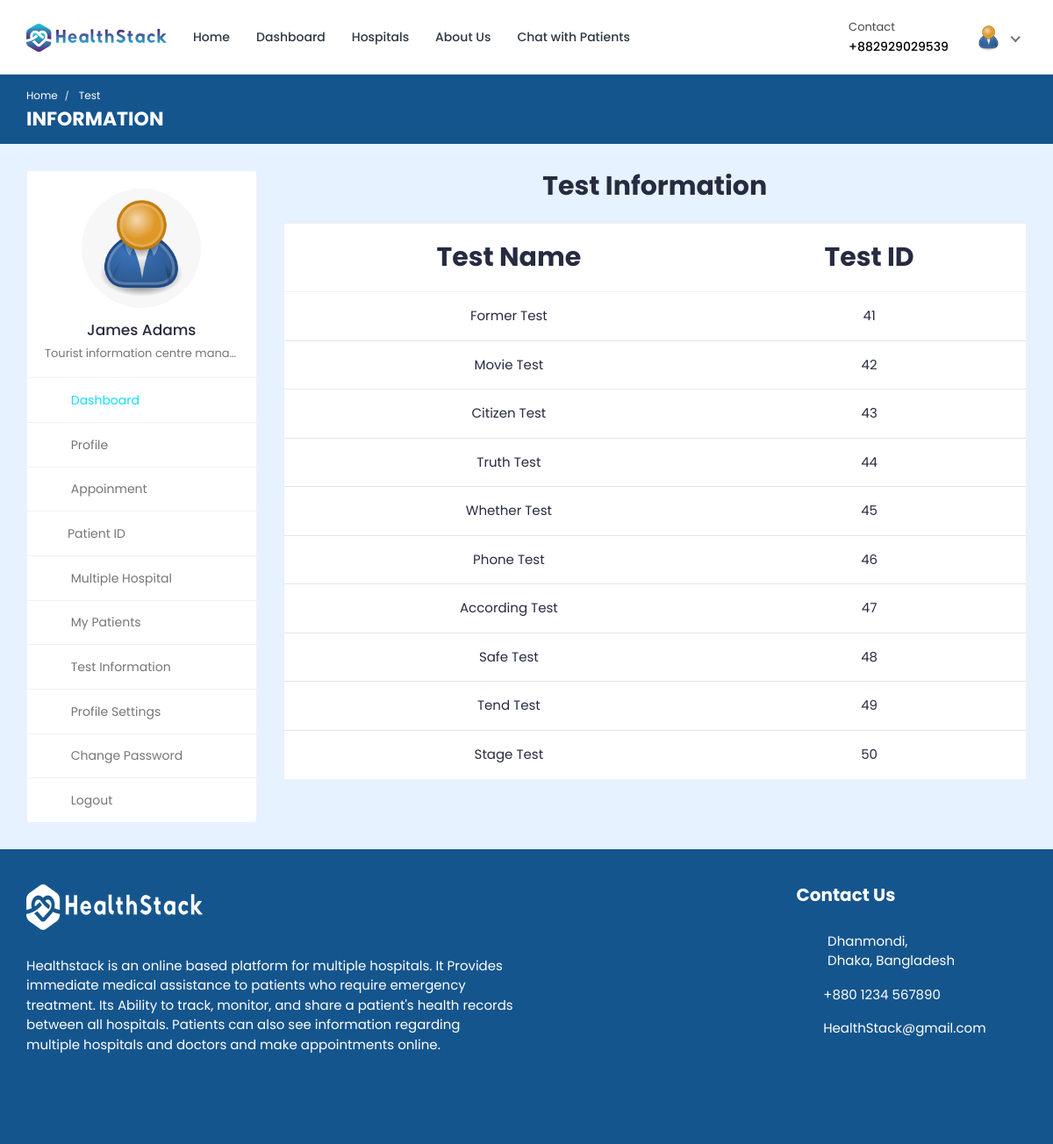
The page /doctor/doctor-test-list/ (signed in) on the database its author committed.
### doctor/models.py (models this page shows, shortened)
class Doctor_Information(models.Model):
    DOCTOR_TYPE = (
        ('Cardiologists', 'Cardiologists'),
        ('Neurologists', 'Neurologists'),
        ('Pediatricians', 'Pediatricians'),
        ('Physiatrists', 'Physiatrists'),
        ('Dermatologists', 'Dermatologists'),
    )
    doctor_id = models.AutoField(primary_key=True)
    user = models.OneToOneField(User, on_delete=models.CASCADE, null=True, blank=True, related_name='profile')
    name = models.CharField(max_length=200, null=True, blank=True)
    username = models.CharField(max_length=200, null=True, blank=True)
    gender = models.CharField(max_length=200, null=True, blank=True)
    description = models.TextField(max_length=1000, null=True, blank=True)
    department = models.CharField(max_length=200, choices=DOCTOR_TYPE, null=True, blank=True)
    department_name = models.ForeignKey(hospital_department, on_delete=models.SET_NULL, null=True, blank=True)
    specialization = models.ForeignKey(specialization, on_delete=models.SET_NULL, null=True, blank=True)
    featured_image = models.ImageField(upload_to='doctors/', default='doctors/user-default.png', null=True, blank=True)
    certificate_image = models.ImageField(upload_to='doctors_certificate/', default='doctors_certificate/default.png', null=True, blank=True)
    email = models.EmailField(max_length=200, null=True, blank=True)
    phone_number = models.CharField(max_length=200, null=True, blank=True)
    nid = models.CharField(max_length=200, null=True, blank=True)
    visiting_hour = models.CharField(max_length=200, null=True, blank=True)
    consultation_fee = models.IntegerField(null=True, blank=True)
    report_fee = models.IntegerField(null=True, blank=True)
    dob = models.CharField(max_length=200, null=True, blank=True)
    latitude = models.DecimalField(max_digits=9, decimal_places=6, null=True, blank=True)
    longitude = models.DecimalField(max_digits=9, decimal_places=6, null=True, blank=True)
    is_marketplace_active = models.BooleanField(default=False)
    home_visit_available = models.BooleanField(default=False)
    online_consultation_available = models.BooleanField(default=True)
    instant_booking_available = models.BooleanField(default=False)
    service_radius = models.IntegerField(default=10)  # in kilometers
    home_visit_fee = models.IntegerField(null=True, blank=True)
    online_consultation_fee = models.IntegerField(null=True, blank=True)
    average_response_time = models.IntegerField(default=30)  # in minutes
    marketplace_rating = models.DecimalField(max_digits=3, decimal_places=2, default=5.0)
    total_marketplace_reviews = models.IntegerField(default=0)
    total_consultations = models.IntegerField(default=0)
    institute = models.CharField(max_length=200, null=True, blank=True)
    degree = models.CharField(max_length=200, null=True, blank=True)
    completion_year = models.CharField(max_length=200, null=True, blank=True)
    work_place = models.CharField(max_length=200, null=True, blank=True)
    designation = models.CharField(max_length=200, null=True, blank=True)
    start_year = models.CharField(max_length=200, null=True, blank=True)
    end_year = models.CharField(max_length=200, null=True, blank=True)
    register_status =  models.CharField(max_length=200, null=True, blank=True)
    hospital_name = models.ForeignKey(Hospital_Information, on_delete=models.SET_NULL, null=True, blank=True)

### hospital_admin/models.py (models this page shows, shortened)
class specialization(models.Model):
    specialization_id = models.AutoField(primary_key=True)
    specialization_name = models.CharField(max_length=200, null=True, blank=True)
    hospital = models.ForeignKey(Hospital_Information, on_delete=models.CASCADE, null=True, blank=True)

class Test_Information(models.Model):
    test_id = models.AutoField(primary_key=True)
    test_name = models.CharField(max_length=200, null=True, blank=True)
    test_price = models.CharField(max_length=200, null=True, blank=True)

### doctor/views.py (the view)
# urls.py: path('doctor-test-list/', views.doctor_test_list, name='doctor-test-list'),
@csrf_exempt
@login_required(login_url="unified-login")
def doctor_test_list(request):
    if request.user.is_authenticated and request.user.is_doctor:
        doctor = Doctor_Information.objects.get(user=request.user)
        tests = Test_Information.objects.all
        context = {'doctor': doctor, 'tests': tests}
        return render(request, 'doctor-test-list.html', context)
    elif request.user.is_authenticated and request.user.is_patient:
        patient = Patient.objects.get(user=request.user)
        tests = Test_Information.objects.all
        context = {'patient': patient, 'tests': tests}
        return render(request, 'doctor-test-list.html', context)
    else:
        logout(request)
        messages.info(request, 'Not Authorized')
        return render(request, 'doctor-login.html')

### templates/doctor-test-list.html (shortened to what this page needs)
{% load static %}
<!DOCTYPE html>
<html lang="en">
  <head>
    <link
      rel="stylesheet"
      href="{% static 'HealthStack-System/css/Normal/bootstrap.min.css' %}"
    />
    <link
      rel="stylesheet"
      href="{% static 'HealthStack-System/plugins/Normal/fontawesome/css/fontawesome.min.css' %}"
    />
    <link
      rel="stylesheet"
      href="{% static 'HealthStack-System/plugins/Normal/fontawesome/css/all.min.css' %}"
    />
    <link
      rel="stylesheet"
      href="{% static 'HealthStack-System/css/Normal/style.css' %}"
    />
  </head>
  <body>
  {% if user.is_authenticated %}
    <div class="main-wrapper">
      <header class="header">
				{% if user.is_authenticated and user.is_doctor %}
				{% include 'doctor-navbar.html' %}
				{% endif %}
      </header>
      <div class="breadcrumb-bar">
        <div class="container-fluid">
          <div class="row align-items-center">
            <div class="col-md-12 col-12">
              <nav aria-label="breadcrumb" class="page-breadcrumb">
                <ol class="breadcrumb">
									{% if user.is_authenticated and user.is_doctor %}
									<li class="breadcrumb-item"><a href="{% url 'doctor-dashboard' %}">Home</a></li>
									{% endif %}
                  <li class="breadcrumb-item active" aria-current="page">
                    Test
                  </li>
                </ol>
              </nav>
              <h2 class="breadcrumb-title">INFORMATION</h2>
            </div>
          </div>
        </div>
      </div>
      <div class="content">
        <div class="container-fluid">
          <div class="row">
            <div class="col-md-5 col-lg-4 col-xl-3 theiaStickySidebar">
              <div>
								{% if user.is_authenticated and user.is_doctor %}
								{% include 'doctor-sidebar.html' %}
								{% endif %}
              </div>
            </div>
            <div class="col-md-7 col-lg-8 col-xl-9">
              <div class="row">
                <div class="col-md-12">
                  <h2 class="mb-4 text-center"><b>Test Information</b></h2>
                  <div class="appointment-tab">
                      <div class="tab-pane" id="today-appointments">
                        <div class="card card-table mb-0">
                          <div class="card-body">
                            <div class="table-responsive">
                              <table
                                class="table table-hover table-center mb-0 text-center"
                              >
                                <thead style="font-size: 30px;">
                                  <tr>
                                    <th>Test Name</th>
                                    <th>Test ID</th>
                                  </tr>
                                </thead>
                                <tbody>
                                  {% for t in tests %}
                                  <tr>
                                    <td> {{t.test_name}}</td>
                                    <td>{{t.test_id}}</td>
                                  </tr>
                                  {% endfor %}
                                </tbody>
                              </table>
                            </div>
                          </div>
                        </div>
                      </div>
                    </div>
                  </div>
                </div>
              </div>
            </div>
          </div>
        </div>
      </div>
      {% include 'footer.html' %}
  {% else %}
  <p> You are not logged in </p>
  {% endif %}
  </body>
</html>

### templates/doctor-navbar.html (shortened to what this page needs)
{% load static %}
<nav class="navbar navbar-expand-lg header-nav">
  <div class="navbar-header">
    <a href="{% url 'hospital_home'%}" class="navbar-brand logo">
      <img
        src="{% static 'HealthStack-System/images/Normal/logo.jpg' %}"
        class="img-fluid"
        alt="Logo"
      />
    </a>
  </div>
  <div class="main-menu-wrapper">
    <ul class="main-nav">
      <li>
        <a href="{% url 'hospital_home'%}">Home</a>
      </li>
      <li>
        <a href="{% url 'doctor-dashboard'%}">Dashboard</a>
      </li>
      <li><a href="{% url 'multiple-hospital' %}" style="text-decoration: none;">Hospitals</a></li>
      <li>
        <a href="{% url 'about-us'%}">About Us</a>
      </li>
      <li>
        <a href="{% url 'chat-home' pk=user.id %}">Chat with Patients</a>
      </li>
    </ul>
  </div>
  <ul class="nav header-navbar-rht">
    <li class="nav-item contact-item">
      <div class="header-contact-img">
        <i class="far fa-hospital"></i>
      </div>
      <div class="header-contact-detail">
        <p class="contact-header">Contact</p>
        <p class="contact-info-header">+88{{doctor.phone_number}}</p>
      </div>
    </li>
    <li class="nav-item dropdown has-arrow logged-item">
      <a href="#" class="dropdown-toggle nav-link" data-toggle="dropdown">
        <span class="user-img">
          <img
            class="rounded-circle"
            src="{{ doctor.featured_image.url }}"
            width="31"
            alt="Darren Elder"
          />
        </span>
      </a>
    </li>
  </ul>
</nav>

### templates/doctor-sidebar.html (shortened to what this page needs)
{% load static %}
<div class="profile-sidebar">
  <div class="widget-profile pro-widget-content">
    <div class="profile-info-widget">
      <a href="#" class="booking-doc-img">
        <img
          src="{{ doctor.featured_image.url }}"
          alt="User Image"
        />
      </a>
      <div class="profile-det-info">
        <h3>{{ doctor.name }}</h3>
        <div class="patient-details">
          <h5 class="mb-0">{{doctor.specialization.specialization_name}}</h5>
        </div>
      </div>
    </div>
  </div>
  <div class="dashboard-widget">
    <nav class="dashboard-menu sidebar">
      <ul>
        <li class="active">
          <a href="{% url 'doctor-dashboard' %}">
            <i class="fas fa-columns"></i>
            <span>Dashboard</span>
          </a>
        </li>
        <li>
        <a href="{% url 'doctor-profile' pk=doctor.doctor_id %}">
          <i class="fas fa-user"></i>
          <span>Profile</span>
        </a>
      </li>
        <li>
          <a href="{% url 'appointments'%}">
            <i class="fas fa-user-circle"></i>
            <span>Appoinment</span>
          </a>
        </li>
        <li class="nav-item has-submenu">
            <a href="#" class="nav-link"><i class="fas fa-search"></i><span>Patient ID</span></a>
        </li>
        <li>
          <a href="{% url 'multiple-hospital' %}">
            <i class="fas fa-hospital"></i>
            <span>Multiple Hospital</span>
          </a>
      </li>
        <li>
          <a href="{% url 'my-patients' %}">
            <i class="fas fa-user-injured"></i>
            <span>My Patients</span>
          </a>
        </li>
        <li>
          <a href="{% url 'doctor-test-list'%}" target="_blank">
            <i class="fas fa-hourglass-start"></i>
            <span>Test Information</span>
          </a>
        </li>
        <li>
          <a
            href="{% url 'doctor-profile-settings' %}"
          >
            <i class="fas fa-user-cog"></i>
            <span>Profile Settings</span>
          </a>
        </li>
        <li>
          <a href="{% url 'doctor-change-password' pk=user.id%}">
            <i class="fas fa-lock"></i>
            <span>Change Password</span>
          </a>
        </li>
        <li>
          <a href="{% url 'doctor-logout'%}">
            <i class="fas fa-sign-out-alt"></i>
            <span>Logout</span>
          </a>
        </li>
      </ul>
    </nav>
  </div>
</div>

### rows shown on the page
Doctor_Information: phone_number "2929029539", featured_image (placeholder picture), name "James Adams", specialization.specialization_name "Tourist information centre mana…"
Test_Information: test_name "Former Test", test_id "41"
Test_Information: test_name "Movie Test", test_id "42"
Test_Information: test_name "Citizen Test", test_id "43"
Test_Information: test_name "Truth Test", test_id "44"
Test_Information: test_name "Whether Test", test_id "45"
Test_Information: test_name "Phone Test", test_id "46"
Test_Information: test_name "According Test", test_id "47"
Test_Information: test_name "Safe Test", test_id "48"
Test_Information: test_name "Tend Test", test_id "49"
Test_Information: test_name "Stage Test", test_id "50"
